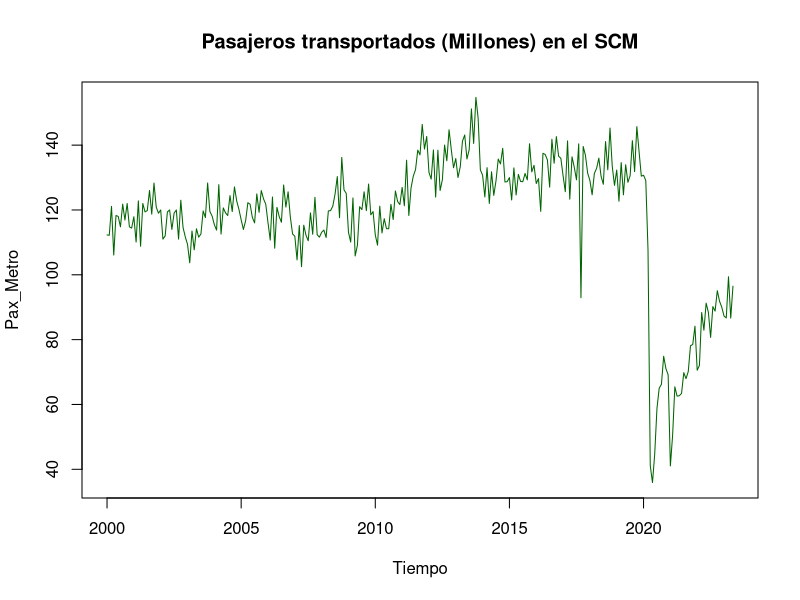
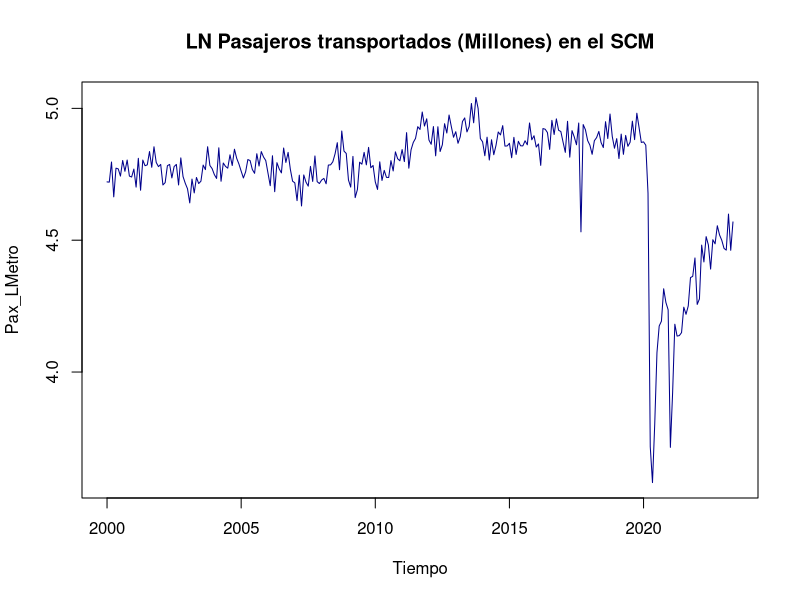
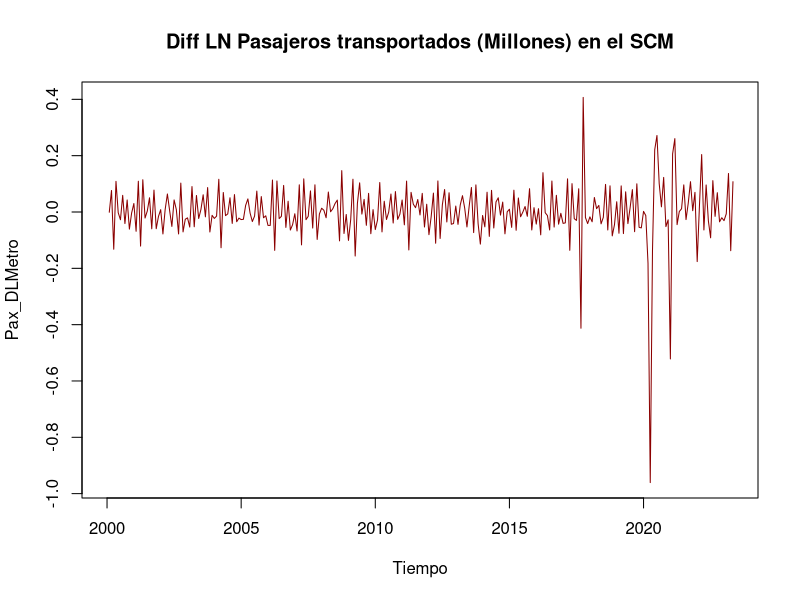
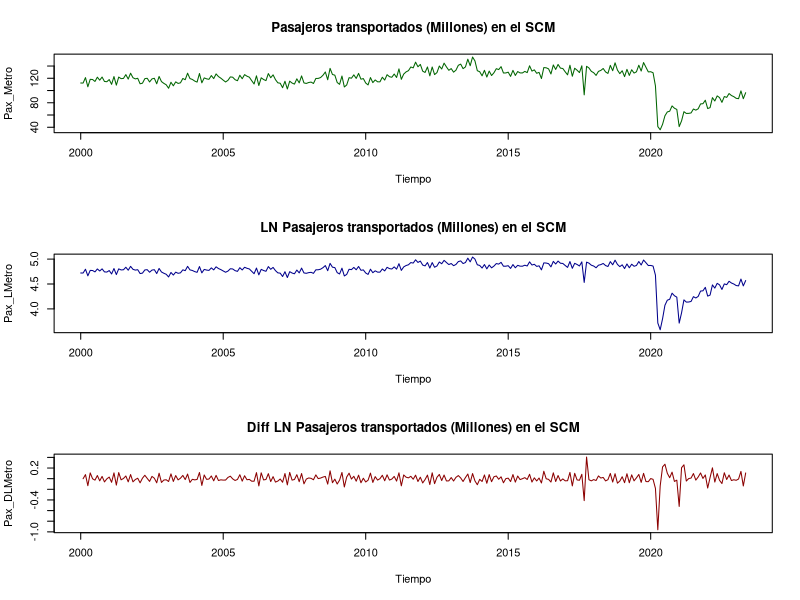
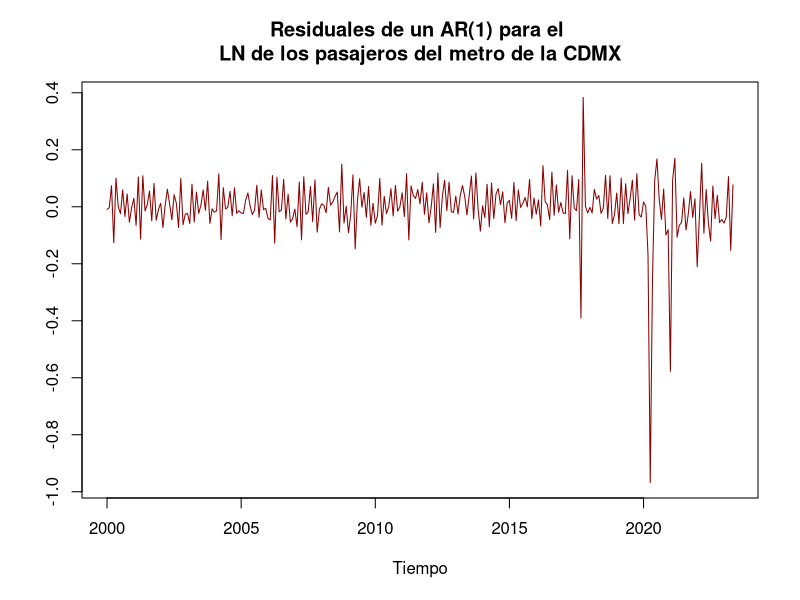
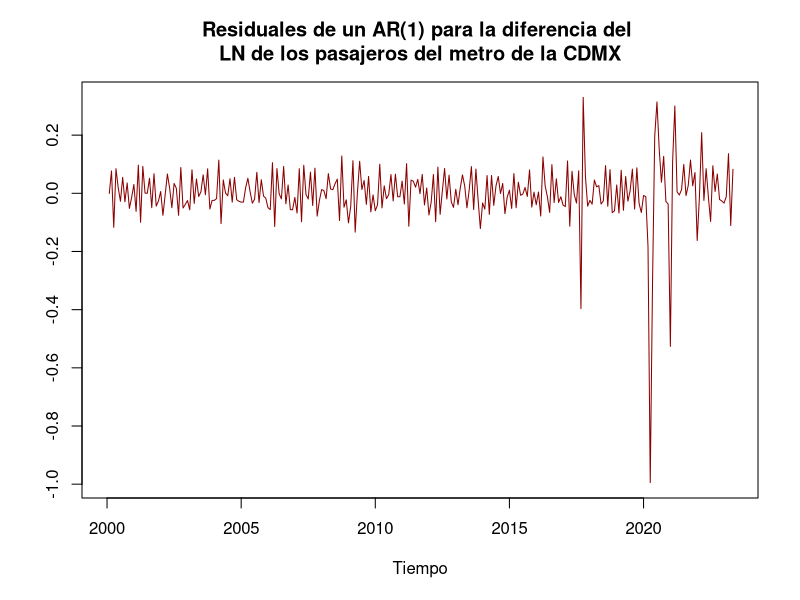

R code for these plots, in order:
## ---- chunk 1
knitr::opts_chunk$set(echo = TRUE)

#install.packages("ggplot2")
#install.packages("dplyr")
#install.packages("readxl")
#install.packages(stats)
# 
library(ggplot2)
library(dplyr)
library(readxl)
library(stats)

## ---- chunk 2

Datos <- read_excel("Base_Transporte.xlsx", sheet = "Datos", col_names = TRUE)

head(Datos)

## ---- chunk 3

# En Niveles
Dat_Aereo <- ts(Datos[c("Pax_Nal", "Pax_Int", "Vue_Nal", "Vue_Int")], 
                start = c(2000, 1), 
                freq = 12)

Pax_Metro <- ts(Datos$Pax_Metro, start = c(2000, 1), 
                freq = 12)

# En Logaritmos:
Dat_LAereo <- ts(log(Datos[c("Pax_Nal", "Pax_Int", "Vue_Nal", "Vue_Int")]), 
                start = c(2000, 1), 
                freq = 12)

Pax_LMetro <- ts(log(Datos$Pax_Metro), start = c(2000, 1), 
                freq = 12)

# Diferencias mensuales:

Pax_DLMetro <- ts( log(Datos$Pax_Metro) - lag( log(Datos$Pax_Metro), 1 ),
                 start = c(2000, 1), freq = 12)

## ---- chunk 4

plot(Pax_Metro, xlab = "Tiempo", 
     main = "Pasajeros transportados (Millones) en el SCM",
     col = "darkgreen")

plot(Pax_LMetro, xlab = "Tiempo", 
     main = "LN Pasajeros transportados (Millones) en el SCM",
     col = "darkblue")

plot(Pax_DLMetro, xlab = "Tiempo", 
     main = "Diff LN Pasajeros transportados (Millones) en el SCM", 
     col = "darkred")

## ---- chunk 5

#
par(mfrow = c(3,1))

plot(Pax_Metro, xlab = "Tiempo", 
     main = "Pasajeros transportados (Millones) en el SCM",
     col = "darkgreen")

plot(Pax_LMetro, xlab = "Tiempo", 
     main = "LN Pasajeros transportados (Millones) en el SCM",
     col = "darkblue")

plot(Pax_DLMetro, xlab = "Tiempo", 
     main = "Diff LN Pasajeros transportados (Millones) en el SCM", 
     col = "darkred")

par(mfrow=c(1,1))

## ---- chunk 6
# 
arima(Pax_LMetro, order = c(1, 0, 0), method = "ML")

AR_Pax_LMetro <- arima(Pax_LMetro, order = c(1, 0, 0), method = "ML")

AR_Pax_LMetro

names(AR_Pax_LMetro)

mean(AR_Pax_LMetro$residuals)

plot(AR_Pax_LMetro$residuals, 
     col = "darkred",
     xlab = "Tiempo", 
     ylab = "",
     main = "Residuales de un AR(1) para el \nLN de los pasajeros del metro de la CDMX")

## ---- chunk 7
# 
arima(Pax_DLMetro, order = c(1, 0, 0), method = "ML")

arima(Pax_LMetro, order = c(1, 1, 0), method = "ML")

AR_Pax_DLMetro <- arima(Pax_DLMetro, order = c(1, 0, 0), method = "ML")

AR_Pax_DLMetro

names(AR_Pax_DLMetro)

mean(AR_Pax_DLMetro$residuals)

plot(AR_Pax_DLMetro$residuals, 
     col = "darkred",
     xlab = "Tiempo", 
     ylab = "",
     main = "Residuales de un AR(1) para la diferencia del \nLN de los pasajeros del metro de la CDMX")

